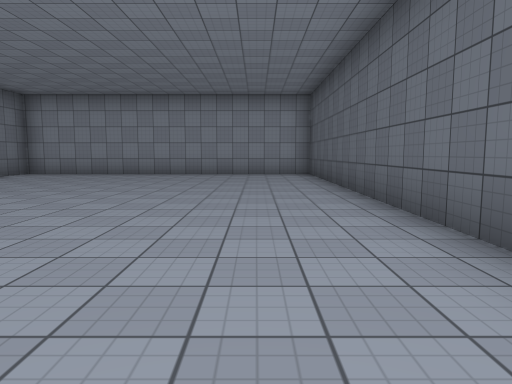
View 1 (above)

16 first-person views from a walk through a 3-D level made in the Unity game engine. The camera is 1.3 m above the floor, tilts 6° down and sees 70° across. The floor is counted in squares, 2 m on a side. Each view is taken from the middle of a square. On the plan, view 1 faces up. The plan holds only what a view shows up to about 11 squares ahead; the rest is blank. The place goes on beyond the plan. Surface patterns are stand-ins for the level's own textures.

View 2
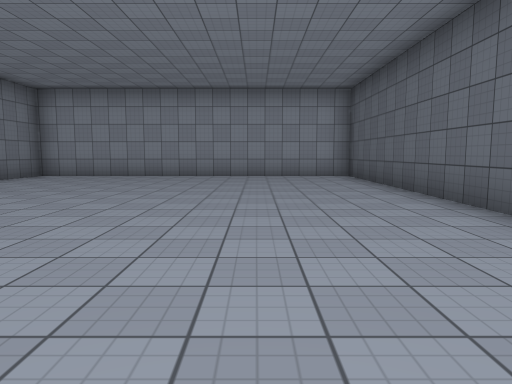

View 3
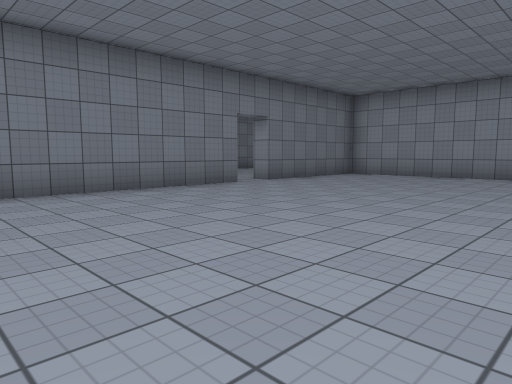

View 4
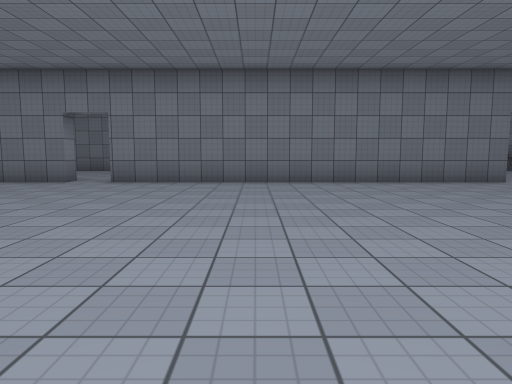

View 5
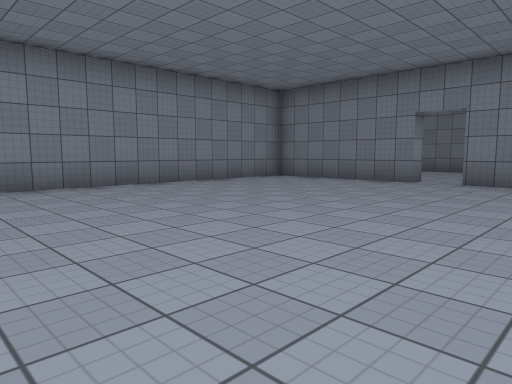

View 6
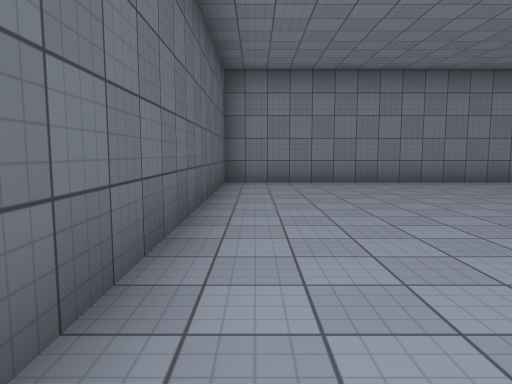

View 7
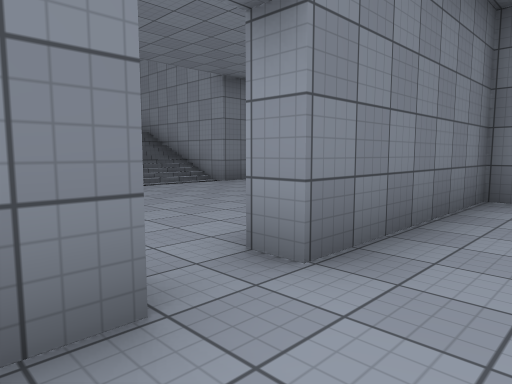

View 8
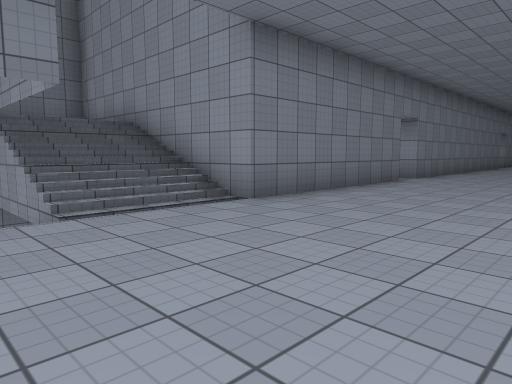

View 9
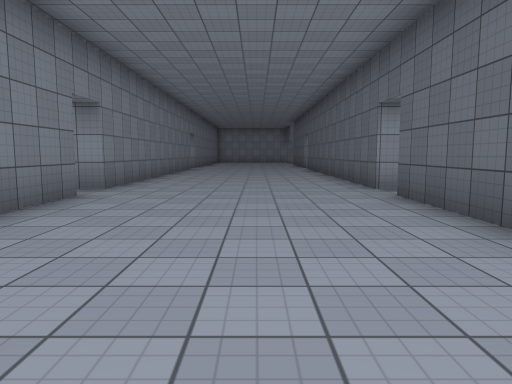

View 10
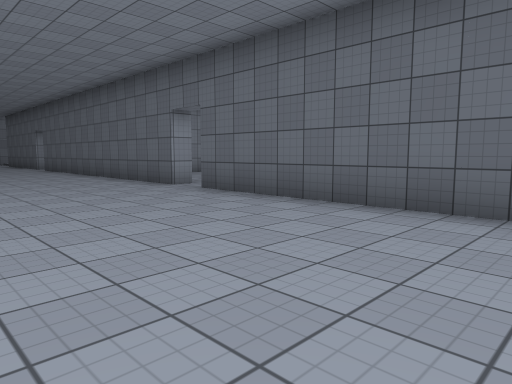

View 11
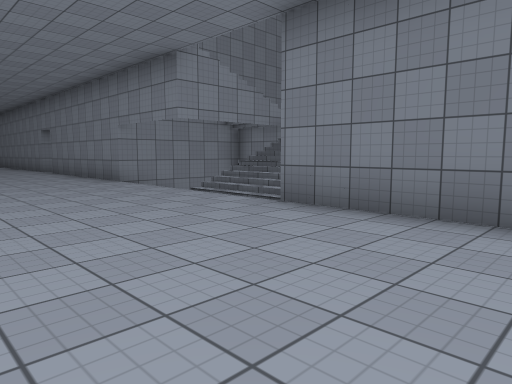

View 12
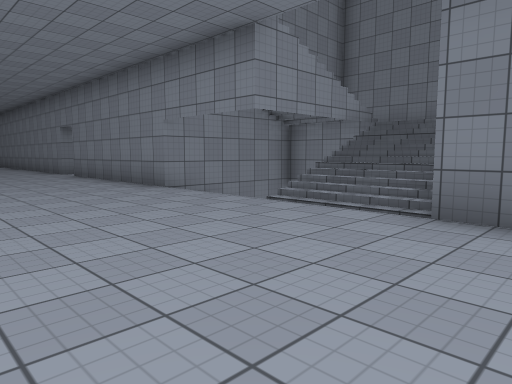

View 13
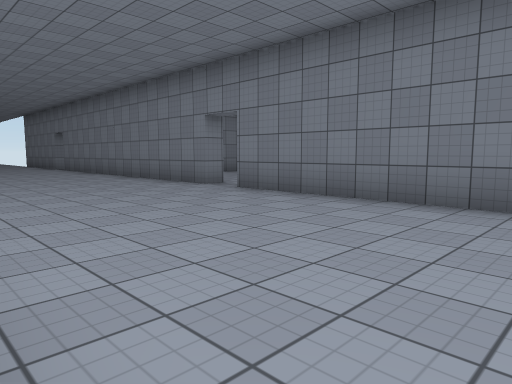

View 14
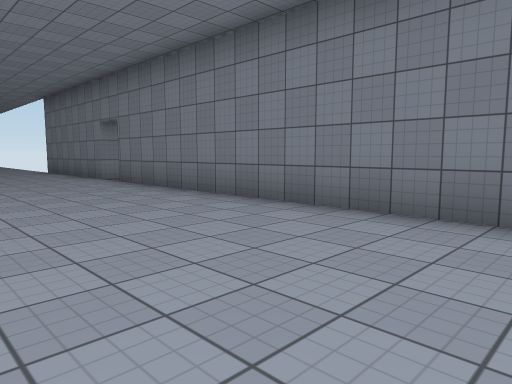

View 15
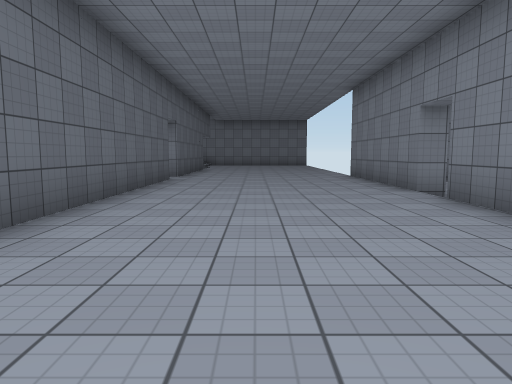

View 16
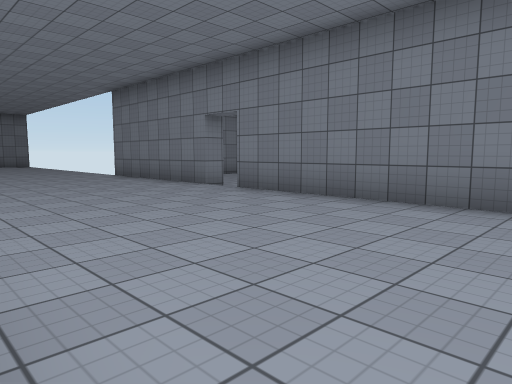

### Floor plan
Key: @ floor where view 1 was taken; # wall or solid block; . floor; / step, stairs or slope.
Columns run from 19 left of view 1 to 2 right of it. Each row starts with its distance up from view 1.
 22       #....#
 21       #....#
 20       #....#
 19       #....#
 18       #....#
 17       ......
 16       #....#
 15       #....#
 14       #....#
 13       #....#
 12 #######....###########
 11 #  ////....#.........#
 10 #  ////....#.........#
  9 #  ////....#.........#
  8 #  /  /....#.........#
  7 #  ////..............#
  6  ######....#.........#
  5       #....#.........#
  4       #....#.........#
  3       #....#.........#
  2       #....#.........
  1       .....#.........
  0       #....#.......@.#
 -1       #....#.........#
 -2       #....#.........#
 -3       #..............#
 -4       #....#.........#
 -5       #....#.........#
 -6       #....#.........#
 -7       #....#.........#
 -8       #....###########
 -9       /....#
-10       #....#
-11       #....#
-12       #....#
-13       #.....
-14     ###....#

Positions as (right, up) in squares from view 1, and headings:
1: (0, 0), facing up
2: (-1, 1), facing up
3: (-1, 1), facing up-left
4: (1, 1), facing left
5: (1, 0), facing down-left
6: (1, 1), facing down
7: (-6, 6), facing up-left
8: (-9, 8), facing up-left
9: (-10, 11), facing up
10: (-12, 11), facing up-right
11: (-9, 15), facing down-left
12: (-9, 13), facing down-left
13: (-8, 7), facing down-left
14: (-9, 0), facing down-left
15: (-10, -3), facing down
16: (-8, -3), facing down-left
